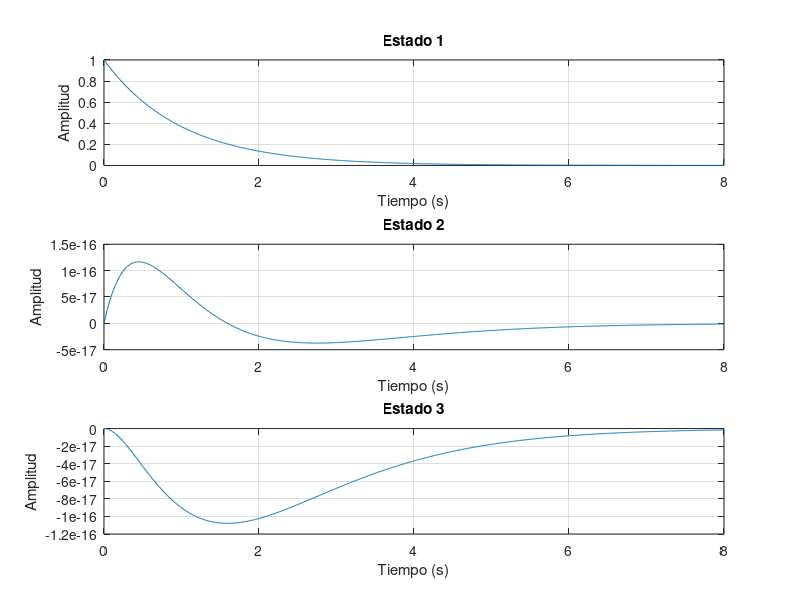

MATLAB code to generate this figure: (Note: this script raises an error after producing the figure.)
% Matriz de estados A
A = [0 1 0;
     1 1 -1;
     0 -1 0];
% Matriz de entrada B
B = [1;
     1;
     0];
% Matriz de salida C 
C = [1 0 1];
% Matriz de transmisión directa D
D = 0;

sys = ss(A, B, C, D);

fprintf('Valores propios del sistema sin control (A):\n');
disp(eig(A));

co = ctrb(A, B);
fprintf('Rango de la matriz de controlabilidad:\n');
disp(rank(co));

p = [-1 -3 -2];

K = place(A, B, p);
fprintf('Ganancia de retroalimentación K:\n');
disp(K);

Ac = A - B * K;

fprintf('Valores propios del sistema con control (Ac):\n');
disp(eig(Ac));

sys_cl = ss(Ac, B, C, D);

t = 0:0.01:8;
x0 = [1; 0; 0];

[y, t, x] = initial(sys_cl, x0, t);

figure;
subplot(3, 1, 1);
plot(t, x(:, 1));
title('Estado 1');
xlabel('Tiempo (s)');
ylabel('Amplitud');
grid on;

subplot(3, 1, 2);
plot(t, x(:, 2));
title('Estado 2');
xlabel('Tiempo (s)');
ylabel('Amplitud');
grid on;

subplot(3, 1, 3);
plot(t, x(:, 3));
title('Estado 3');
xlabel('Tiempo (s)');
ylabel('Amplitud');
grid on;

sgtitle('Estados en lazo cerrado');